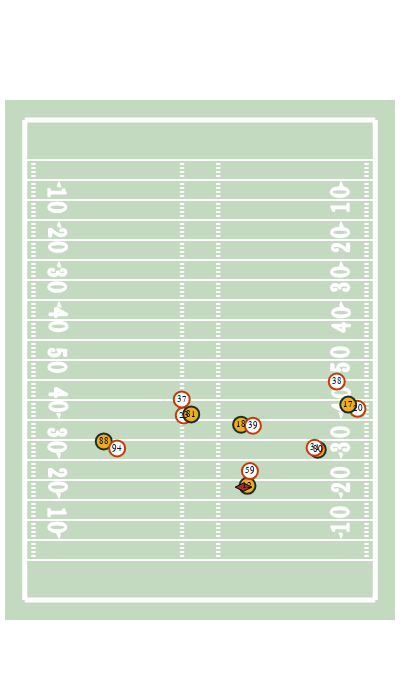

Notebook source saved alongside this figure:
### Code cell
fig = plotting.plot_frame(
    interesting_play[interesting_play["event"] == "pass_forward"], "y", "x",
    uniform_number="jerseyNumber",
    home_away_identifier=lambda data: data["team"] == "home",
    hover_text=lambda data: data["displayName"].str.cat(data["position"], sep=" "),
    ball_identifier=lambda data: (data["displayName"] == "Football").values,
    team_abbreviations="team_abbreviation",
    fig="nfl_vertical"
)
fig.update_layout(width=400, height=700)
fig.show()
